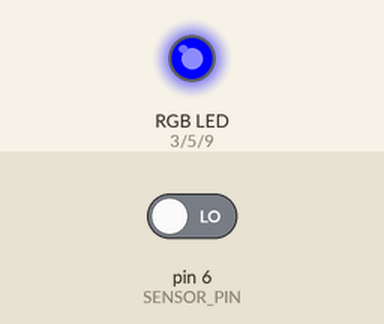
Simulated run of this sketch. Board: Arduino Uno, built with avr-gcc and run on an emulated ATmega328P. Parts: an RGB LED mixed from three pins (HIGH = lit). The inputs (shaded band) are chosen by the test bench; at power-on: pin 6 (SENSOR_PIN) LOW.

Above: at 1.2 s.
1.3 s: pin 6 (SENSOR_PIN) driven HIGH
At 1.9 s:
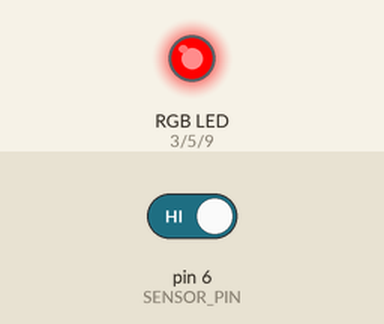
3.0 s: pin 6 (SENSOR_PIN) driven LOW
At 4.5 s:
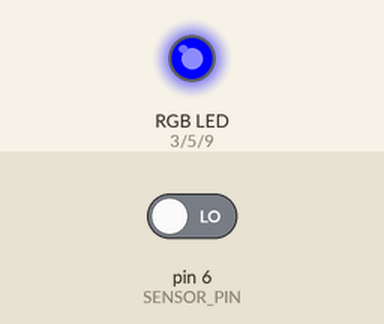
Timing chart, 0 to 6.0 s (numbered marks = the images above; inputs shaded):
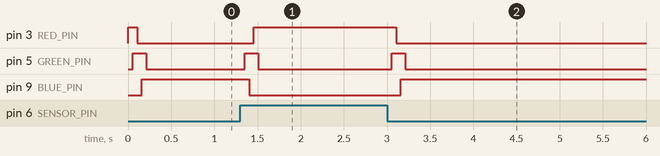

Measured:
- after the input at 1.3 s, pin 3 (RED_PIN): LOW → HIGH after 0.16 s; pin 5 (GREEN_PIN): LOW → HIGH after 0.05 s, → LOW 0.16 s later; pin 9 (BLUE_PIN): HIGH → LOW after 0.11 s
- after the input at 3.0 s, pin 3 (RED_PIN): HIGH → LOW after 0.11 s; pin 5 (GREEN_PIN): LOW → HIGH after 0.05 s, → LOW 0.16 s later; pin 9 (BLUE_PIN): LOW → HIGH after 0.16 s

The sketch:

ledStripPart3.ino
```cpp
#define SENSOR_PIN 6
#define RED_PIN 3
#define GREEN_PIN 5
#define BLUE_PIN 9

#define NUM_LEDS 204

#define DELAY 1

int currentLevel = 0;

int mode = 0;

void setColor(int r, int g, int b){
  analogWrite(RED_PIN,r);
  analogWrite(GREEN_PIN,g);
  analogWrite(BLUE_PIN,b);
}

void spinThatShit(){
  int level = digitalRead(SENSOR_PIN);

  if(level == 1){
    if(currentLevel - 1>= 0){
      currentLevel = currentLevel - 1;
    } else if(currentLevel - 1< 0){
      currentLevel = currentLevel;
    }
  } else if(level == 0){

    if(currentLevel + 1 <= NUM_LEDS){
      currentLevel = currentLevel + 1;
    } else if(currentLevel + 1 > NUM_LEDS){
      currentLevel = currentLevel;
    }
  }

   switch(currentLevel) {

    case 204:
     setColor(0,0,255);
      break;
    case 203:
    setColor(0,5,255);
      break;
    case 202:
    setColor(0,10,255);
      break;
    case 201:
    setColor(0,15,255);
      break;
    case 200:
    setColor(0,20,255);
      break;
    case 199:
    setColor(0,25,255);
      break;
    case 198:
    setColor(0,30,255);
      break;
    case 197:
    setColor(0,35,255);
      break;
    case 196:
    setColor(0,40,255);
      break;
    case 195:
    setColor(0,45,255);
      break;
    case 194:
    setColor(0,50,255);
      break;
    case 193:
    setColor(0,55,255);
      break;
    case 192:
    setColor(0,60,255);
      break;
    case 191:
    setColor(0,65,255);
      break;
    case 190:
    setColor(0,70,255);
      break;
    case 189:
    setColor(0,75,255);
      break;
    case 188:
    setColor(0,80,255);
      break;
    case 187:
    setColor(0,85,255);
      break;
    case 186:
    setColor(0,90,255);
      break;
    case 185:
    setColor(0,95,255);
      break;
    case 184:
    setColor(0,100,255);
      break;
    case 183:
    setColor(0,105,255);
      break;
    case 182:
    setColor(0,110,255);
      break;
    case 181:
    setColor(0,115,255);
      break;
    case 180:
    setColor(0,120,255);
      break;
    case 179:
    setColor(0,125,255);
      break;
    case 178:
    setColor(0,130,255);
      break;
    case 177:
    setColor(0,135,255);
      break;
    case 176:
    setColor(0,140,255);
      break;
    case 175:
    setColor(0,145,255);
      break;
    case 174:
    setColor(0,150,255);
      break;
    case 173:
    setColor(0,155,255);
      break;
    case 172:
    setColor(0,160,255);
      break;
    case 171:
    setColor(0,165,255);;
      break;
    case 170:
    setColor(0,170,255);
      break;
    case 169:
    setColor(0,175,255);
      break;
    case 168:
    setColor(0,180,255);
      break;
    case 167:
    setColor(0,185,255);
      break;
    case 166:
    setColor(0,190,255);
      break;
    case 165:
    setColor(0,195,255);
      break;
    case 164:
    setColor(0,200,255);
      break;
    case 163:
    setColor(0,205,255);
      break;
    case 162:
    setColor(0,210,255);
      break;
    case 161:
    setColor(0,215,255);
      break;
    case 160:
    setColor(0,220,255);
      break;
    case 159:
    setColor(0,225,255);
      break;
    case 158:
    setColor(0,230,255);
      break;
    case 157:
    setColor(0,235,255);
      break;
    case 156:
    setColor(0,240,255);
      break;
    case 155:
    setColor(0,245,255);
      break;
    case 154:
    setColor(0,250,255);
      break;
    case 153:
    setColor(0,255,255);
      break;
    case 152:
    setColor(0,255,250);
      break;
    case 151:
    setColor(0,255,245);
      break;
    case 150:
    setColor(0,255,240);
      break;
    case 149:
    setColor(0,255,235);
      break;
    case 148:
    setColor(0,255,230);
      break;
    case 147:
    setColor(0,255,225);
      break;
    case 146:
    setColor(0,255,220);
      break;
    case 145:
    setColor(0,255,215);
      break;
    case 144:
    setColor(0,255,210);
      break;
    case 143:
    setColor(0,255,205);
      break;
    case 142:
    setColor(0,255,200);
      break;
    case 141:
    setColor(0,255,195);
      break;
    case 140:
    setColor(0,255,190);
      break;
    case 139:
    setColor(0,255,185);
      break;
    case 138:
    setColor(0,255,180);
      break;
    case 137:
    setColor(0,255,175);
      break;
    case 136:
    setColor(0,255,170);
      break;
    case 135:
    setColor(0,255,165);
      break;
    case 134:
    setColor(0,255,160);
      break;
    case 133:
    setColor(0,255,155);
      break;
    case 132:
    setColor(0,255,150);
      break;
    case 131:
    setColor(0,255,145);
      break;
    case 130:
    setColor(0,255,140);
      break;
    case 129:
    setColor(0,255,135);
      break;
    case 128:
    setColor(0,255,130);
      break;
    case 127:
    setColor(0,255,125);
      break;
    case 126:
    setColor(0,255,120);
      break;
    case 125:
    setColor(0,255,115);
      break;
    case 124:
    setColor(0,255,110);
      break;
    case 123:
    setColor(0,255,105);
      break;
    case 122:
    setColor(0,255,100);
      break;
    case 121:
    setColor(0,255,95);
      break;
    case 120:
    setColor(0,255,90);
      break;
    case 119:
    setColor(0,255,85);
      break;
    case 118:
    setColor(0,255,80);
      break;
    case 117:
    setColor(0,255,75);
      break;
    case 116:
    setColor(0,255,70);
      break;
    case 115:
    setColor(0,255,65);
      break;
    case 114:
    setColor(0,255,60);
      break;
    case 113:
    setColor(0,255,55);
      break;
    case 112:
    setColor(0,255,50);
      break;
    case 111:
    setColor(0,255,45);
      break;
    case 110:
    setColor(0,255,40);
      break;
    case 109:
    setColor(0,255,35);
      break;
    case 108:
    setColor(0,255,30);
      break;
    case 107:
    setColor(0,255,25);
      break;
    case 106:
    setColor(0,255,20);
      break;
    case 105:
    setColor(0,255,15);
      break;
    case 104:
    setColor(0,255,10);
      break;
    case 103:
    setColor(0,255,5);
      break;
    case 102:
    setColor(0,255,0);
      break;
    case 101:
    setColor(5,255,0);
      break;
    case 100:
    setColor(10,255,0);
      break;
    case 99:
    setColor(15,255,0);
      break;
    case 98:
    setColor(20,255,0);
      break;
    case 97:
    setColor(25,255,0);
      break;
    case 96:
    setColor(30,255,0);
      break;
    case 95:
    setColor(35,255,0);
      break;
    case 94:
    setColor(40,255,0);
      break;
    case 93:
    setColor(45,255,0);
      break;
    case 92:
    setColor(50,255,0);
      break;
    case 91:
    setColor(55,255,0);
      break;
    case 90:
    setColor(60,255,0);
      break;
    case 89:
    setColor(65,255,0);
      break;
    case 88:
    setColor(70,255,0);
      break;
    case 87:
    setColor(75,255,0);
      break;
    case 86:
    setColor(80,255,0);
      break;
    case 85:
    setColor(85,255,0);
      break;
    case 84:
    setColor(90,255,0);
      break;
    case 83:
    setColor(95,255,0);
      break;
    case 82:
    setColor(100,255,0);
      break;
    case 81:
    setColor(105,255,0);
      break;
    case 80:
    setColor(110,255,0);
      break;
    case 79:
    setColor(115,255,0);
      break;
    case 78:
    setColor(120,255,0);
      break;
    case 77:
    setColor(125,255,0);
      break;
    case 76:
    setColor(130,255,0);
      break;
    case 75:
    setColor(135,255,0);
      break;
    case 74:
    setColor(140,255,0);
      break;
    case 73:
    setColor(145,255,0);
      break;
    case 72:
    setColor(150,255,0);
      break;
    case 71:
    setColor(155,255,0);
      break;
    case 70:
    setColor(160,255,0);
      break;
    case 69:
    setColor(165,255,0);
      break;
    case 68:
    setColor(170,255,0);
      break;
    case 67:
    setColor(175,255,0);
      break;
    case 66:
    setColor(180,255,0);
      break;
    case 65:
    setColor(185,255,0);
      break;
    case 64:
    setColor(190,255,0);
      break;
    case 63:
    setColor(195,255,0);
      break;
    case 62:
    setColor(200,255,0);
      break;
    case 61:
    setColor(205,255,0);
      break;
    case 60:
    setColor(210,255,0);
      break;
    case 59:
    setColor(215,255,0);
      break;
    case 58:
    setColor(220,255,0);
      break;
    case 57:
    setColor(225,255,0);
      break;
    case 56:
    setColor(230,255,0);
      break;
    case 55:
    setColor(235,255,0);
      break;
    case 54:
    setColor(240,255,0);
      break;
    case 53:
    setColor(245,255,0);
      break;
    case 52:
    setColor(250,255,0);
      break;
    case 51:
    setColor(255,255,0);
      break;
    case 50:
    setColor(255,250,0);
      break;
    case 49:
    setColor(255,245,0);
      break;
    case 48:
    setColor(255,240,0);
      break;
    case 47:
    setColor(255,235,0);
      break;
    case 46:
    setColor(255,230,0);
      break;
    case 45:
    setColor(255,225,0);
      break;
    case 44:
    setColor(255,220,0);
      break;
    case 43:
    setColor(255,215,0);
      break;
    case 42:
    setColor(255,210,0);
      break;
    case 41:
    setColor(255,205,0);
      break;
    case 40:
    setColor(255,200,0);
      break;
    case 39:
    setColor(255,195,0);
      break;
    case 38:
    setColor(255,190,0);
      break;
    case 37:
    setColor(255,185,0);
      break;
    case 36:
    setColor(255,180,0);
      break;
    case 35:
    setColor(255,175,0);
      break;
    case 34:
    setColor(255,170,0);
      break;
    case 33:
    setColor(255,165,0);
      break;
    case 32:
    setColor(255,160,0);
      break;
    case 31:
    setColor(255,155,0);
      break;
    case 30:
    setColor(255,150,0);
      break;
    case 29:
    setColor(255,145,0);
      break;
    case 28:
    setColor(255,140,0);
      break;
    case 27:
    setColor(255,135,0);
      break;
    case 26:
    setColor(255,130,0);
      break;
    case 25:
    setColor(255,125,0);
      break;
    case 24:
    setColor(255,120,0);
      break;
    case 23:
    setColor(255,115,0);
      break;
    case 22:
    setColor(255,110,0);
      break;
    case 21:
    setColor(255,105,0);
      break;
    case 20:
    setColor(255,100,0);
      break;
    case 19:
    setColor(255,95,0);
      break;
    case 18:
    setColor(255,90,0);
      break;
    case 17:
    setColor(255,85,0);
      break;
    case 16:
    setColor(255,80,0);
      break;
    case 15:
    setColor(255,75,0);
      break;
    case 14:
    setColor(255,70,0);
      break;
    case 13:
    setColor(255,65,0);
      break;
    case 12:
    setColor(255,60,0);
      break;
    case 11:
    setColor(255,55,0);
      break;
    case 10:
    setColor(255,45,0);
      break;
    case 9:
    setColor(255,40,0);
      break;
    case 8:
    setColor(255,35,0);
      break;
    case 7:
    setColor(255,30,0);
      break;
    case 6:
    setColor(255,25,0);
      break;
    case 5:
    setColor(255,20,0);
      break;
    case 4:
    setColor(255,15,0);
      break;
    case 3:
    setColor(255,10,0);
      break;
    case 2:
    setColor(255,5,0);
      break;
    case 1:
    setColor(255,0,0);
      break;
   }
}

void setup() {
  Serial.begin(9600);
  pinMode(SENSOR_PIN,INPUT);
  pinMode(RED_PIN,OUTPUT);
  pinMode(GREEN_PIN,OUTPUT);
  pinMode(BLUE_PIN,OUTPUT);
  setColor(255,0,0);
}

void loop() {

  switch(mode) {

    case 0:

      spinThatShit();

      break;

    default:

      break;

  }

    delay(DELAY); // delay in between reads for stability
}
```
